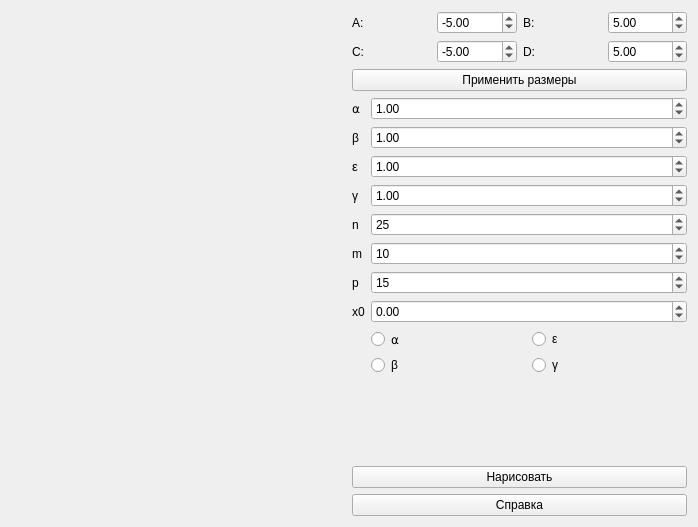
<?xml version="1.0" encoding="UTF-8"?>
<ui version="4.0">
 <class>MainWindow</class>
 <widget class="QMainWindow" name="MainWindow">
  <property name="geometry">
   <rect>
    <x>0</x>
    <y>0</y>
    <width>698</width>
    <height>527</height>
   </rect>
  </property>
  <property name="windowTitle">
   <string>MainWindow</string>
  </property>
  <widget class="QWidget" name="centralWidget">
   <layout class="QHBoxLayout" name="horizontalLayout_2">
    <item>
     <widget class="QwtPlot" name="qwtPlot">
      <property name="baseSize">
       <size>
        <width>10</width>
        <height>10</height>
       </size>
      </property>
     </widget>
    </item>
    <item>
     <layout class="QVBoxLayout" name="verticalLayout">
      <item>
       <layout class="QGridLayout" name="gridLayout">
        <item row="1" column="1">
         <widget class="QDoubleSpinBox" name="cDoubleSpinBox">
          <property name="minimum">
           <double>-100.000000000000000</double>
          </property>
          <property name="maximum">
           <double>100.000000000000000</double>
          </property>
          <property name="value">
           <double>-5.000000000000000</double>
          </property>
         </widget>
        </item>
        <item row="1" column="2">
         <widget class="QLabel" name="dLabel">
          <property name="text">
           <string>D:</string>
          </property>
         </widget>
        </item>
        <item row="0" column="0">
         <widget class="QLabel" name="aLabel">
          <property name="text">
           <string>A:</string>
          </property>
         </widget>
        </item>
        <item row="1" column="0">
         <widget class="QLabel" name="cLabel">
          <property name="text">
           <string>C:</string>
          </property>
         </widget>
        </item>
        <item row="1" column="3">
         <widget class="QDoubleSpinBox" name="dDoubleSpinBox">
          <property name="minimum">
           <double>-100.000000000000000</double>
          </property>
          <property name="maximum">
           <double>100.000000000000000</double>
          </property>
          <property name="value">
           <double>5.000000000000000</double>
          </property>
         </widget>
        </item>
        <item row="0" column="3">
         <widget class="QDoubleSpinBox" name="bDoubleSpinBox">
          <property name="minimum">
           <double>-100.000000000000000</double>
          </property>
          <property name="maximum">
           <double>100.000000000000000</double>
          </property>
          <property name="value">
           <double>5.000000000000000</double>
          </property>
         </widget>
        </item>
        <item row="0" column="1">
         <widget class="QDoubleSpinBox" name="aDoubleSpinBox">
          <property name="minimum">
           <double>-100.000000000000000</double>
          </property>
          <property name="maximum">
           <double>100.000000000000000</double>
          </property>
          <property name="value">
           <double>-5.000000000000000</double>
          </property>
         </widget>
        </item>
        <item row="0" column="2">
         <widget class="QLabel" name="bLabel">
          <property name="text">
           <string>B:</string>
          </property>
         </widget>
        </item>
       </layout>
      </item>
      <item>
       <widget class="QPushButton" name="enableSizeButton">
        <property name="text">
         <string>Применить размеры</string>
        </property>
       </widget>
      </item>
      <item>
       <layout class="QFormLayout" name="formLayout_5">
        <property name="fieldGrowthPolicy">
         <enum>QFormLayout::AllNonFixedFieldsGrow</enum>
        </property>
        <item row="0" column="0">
         <widget class="QLabel" name="alphaLabel">
          <property name="mouseTracking">
           <bool>true</bool>
          </property>
          <property name="text">
           <string>⍺</string>
          </property>
         </widget>
        </item>
        <item row="0" column="1">
         <widget class="QDoubleSpinBox" name="alphaDoubleSpinBox">
          <property name="minimum">
           <double>-100.000000000000000</double>
          </property>
          <property name="maximum">
           <double>100.000000000000000</double>
          </property>
          <property name="value">
           <double>1.000000000000000</double>
          </property>
         </widget>
        </item>
        <item row="1" column="0">
         <widget class="QLabel" name="betaLabel">
          <property name="text">
           <string>β</string>
          </property>
         </widget>
        </item>
        <item row="1" column="1">
         <widget class="QDoubleSpinBox" name="betaDoubleSpinBox">
          <property name="minimum">
           <double>-100.000000000000000</double>
          </property>
          <property name="maximum">
           <double>100.000000000000000</double>
          </property>
          <property name="value">
           <double>1.000000000000000</double>
          </property>
         </widget>
        </item>
        <item row="2" column="0">
         <widget class="QLabel" name="epsilonLabel">
          <property name="text">
           <string>&lt;html&gt;&lt;head/&gt;&lt;body&gt;&lt;p&gt;&lt;span style=&quot; font-size:10pt;&quot;&gt;ε&lt;/span&gt;&lt;/p&gt;&lt;/body&gt;&lt;/html&gt;</string>
          </property>
         </widget>
        </item>
        <item row="2" column="1">
         <widget class="QDoubleSpinBox" name="epsilonDoubleSpinBox">
          <property name="minimum">
           <double>-100.000000000000000</double>
          </property>
          <property name="maximum">
           <double>100.000000000000000</double>
          </property>
          <property name="value">
           <double>1.000000000000000</double>
          </property>
         </widget>
        </item>
        <item row="3" column="0">
         <widget class="QLabel" name="gammaLabel">
          <property name="text">
           <string>γ</string>
          </property>
         </widget>
        </item>
        <item row="3" column="1">
         <widget class="QDoubleSpinBox" name="gammaDoubleSpinBox">
          <property name="minimum">
           <double>-100.000000000000000</double>
          </property>
          <property name="maximum">
           <double>100.000000000000000</double>
          </property>
          <property name="value">
           <double>1.000000000000000</double>
          </property>
         </widget>
        </item>
        <item row="4" column="0">
         <widget class="QLabel" name="nLabel">
          <property name="text">
           <string>n</string>
          </property>
         </widget>
        </item>
        <item row="4" column="1">
         <widget class="QSpinBox" name="nSpinBox">
          <property name="minimum">
           <number>1</number>
          </property>
          <property name="maximum">
           <number>500</number>
          </property>
          <property name="value">
           <number>25</number>
          </property>
         </widget>
        </item>
        <item row="5" column="0">
         <widget class="QLabel" name="mLabel">
          <property name="text">
           <string>m</string>
          </property>
         </widget>
        </item>
        <item row="5" column="1">
         <widget class="QSpinBox" name="mSpinBox">
          <property name="maximum">
           <number>500</number>
          </property>
          <property name="value">
           <number>10</number>
          </property>
         </widget>
        </item>
        <item row="6" column="0">
         <widget class="QLabel" name="pLabel">
          <property name="text">
           <string>p</string>
          </property>
         </widget>
        </item>
        <item row="6" column="1">
         <widget class="QSpinBox" name="pSpinBox">
          <property name="minimum">
           <number>1</number>
          </property>
          <property name="maximum">
           <number>25</number>
          </property>
          <property name="value">
           <number>15</number>
          </property>
         </widget>
        </item>
        <item row="8" column="1">
         <layout class="QGridLayout" name="gridLayout_2">
          <item row="0" column="1">
           <widget class="QRadioButton" name="epsilonRadioButton">
            <property name="text">
             <string>ε</string>
            </property>
           </widget>
          </item>
          <item row="0" column="0">
           <widget class="QRadioButton" name="alphaRadioButton">
            <property name="text">
             <string>⍺</string>
            </property>
           </widget>
          </item>
          <item row="1" column="0">
           <widget class="QRadioButton" name="betaRadioButton">
            <property name="text">
             <string>β</string>
            </property>
           </widget>
          </item>
          <item row="1" column="1">
           <widget class="QRadioButton" name="gammaRadioButton">
            <property name="text">
             <string>γ</string>
            </property>
           </widget>
          </item>
         </layout>
        </item>
        <item row="7" column="1">
         <widget class="QDoubleSpinBox" name="x0DoubleSpinBox">
          <property name="minimum">
           <double>-100.000000000000000</double>
          </property>
          <property name="maximum">
           <double>100.000000000000000</double>
          </property>
         </widget>
        </item>
        <item row="7" column="0">
         <widget class="QLabel" name="x0Label">
          <property name="text">
           <string>x0</string>
          </property>
         </widget>
        </item>
       </layout>
      </item>
      <item>
       <widget class="QLabel" name="imgLabel">
        <property name="text">
         <string/>
        </property>
       </widget>
      </item>
      <item>
       <widget class="QPushButton" name="drawButton">
        <property name="text">
         <string>Нарисовать</string>
        </property>
       </widget>
      </item>
      <item>
       <widget class="QPushButton" name="helpButton">
        <property name="text">
         <string>Справка</string>
        </property>
       </widget>
      </item>
     </layout>
    </item>
   </layout>
  </widget>
 </widget>
 <layoutdefault spacing="6" margin="11"/>
 <customwidgets>
  <customwidget>
   <class>QwtPlot</class>
   <extends>QFrame</extends>
   <header>qwt_plot.h</header>
   <container>1</container>
  </customwidget>
 </customwidgets>
 <resources/>
 <connections/>
</ui>
